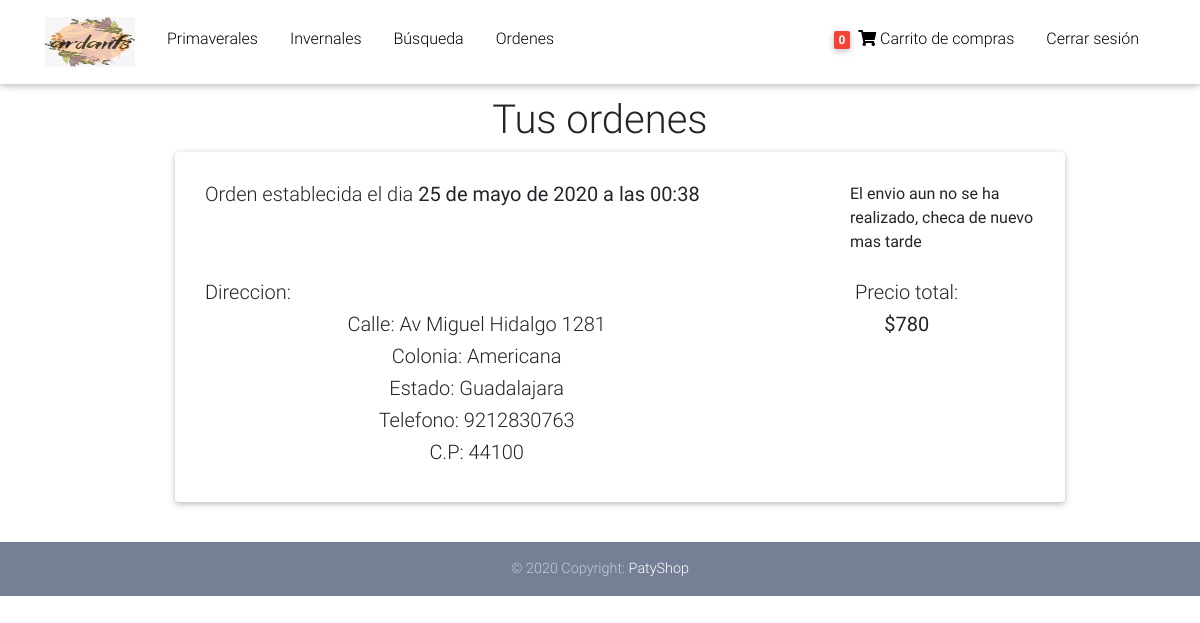
Page /myorders/ (signed in) on the earlier database version.
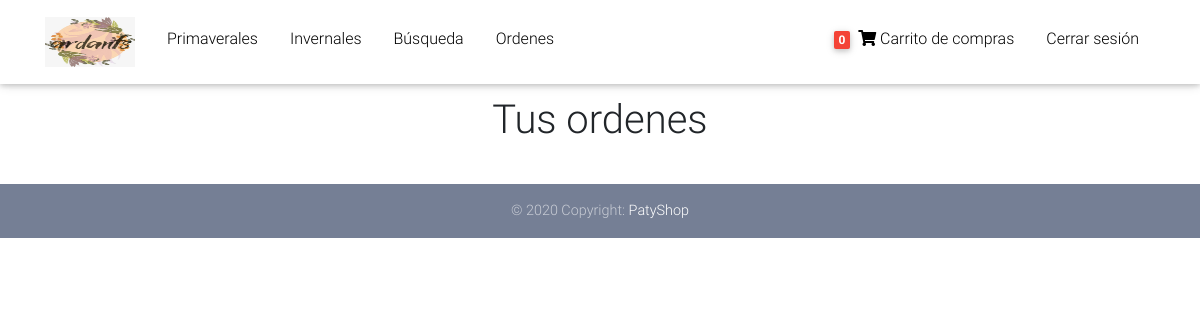
Same page on the later database version.
### core/models.py (models this page shows, shortened)
class Order(models.Model):
    user = models.ForeignKey(settings.AUTH_USER_MODEL, on_delete= models.CASCADE)
    ref_code = models.CharField(max_length=30)
    ordered = models.BooleanField(default=False)
    items = models.ManyToManyField(OrderItem)
    start_date = models.DateTimeField(auto_now= True)
    ordered_date = models.DateTimeField()
    shipping_address = models.ForeignKey('Address', related_name="shipping_address" ,on_delete=models.CASCADE, blank = True, null = True)
    payment = models.ForeignKey('Payment', on_delete=models.CASCADE, blank = True, null = True)
    sent_price = models.IntegerField(blank = True, null = True)
    sent = models.BooleanField(default=False)
    def get_total(self):
        total = 0
        for order_item in self.items.all():
            total += order_item.get_final_price()
        return total

class Address(models.Model):
    user = models.ForeignKey(settings.AUTH_USER_MODEL, on_delete=models.CASCADE, verbose_name = "Cliente")
    street_address = models.CharField(max_length = 100, verbose_name = "Calle")
    suburb = models.CharField(max_length = 100 , verbose_name ="Colonia")
    phone_number = models.CharField(max_length = 10, verbose_name = "Telefono")
    state = models.CharField( max_length = 30, verbose_name = "estado")
    zip = models.CharField(max_length = 6, verbose_name = "Codigo Postal")
    default = models.BooleanField(default = False)
    class Meta:
        verbose_name_plural = "Direcciones"

class OrderItem(models.Model):
    item = models.ForeignKey(Item, on_delete= models.CASCADE)
    quantity = models.IntegerField(default= 1)
    user = models.ForeignKey(settings.AUTH_USER_MODEL, on_delete= models.CASCADE, blank = True, null = True)
    ordered = models.BooleanField(default=False)
    def get_total_item_price(self):
        return self.quantity * self.item.price
    def get_final_price(self):
        if self.item.discount_price:
            return self.get_total_discount_item_price()
        return self.get_total_item_price()

class Item(models.Model):
    title = models.CharField(max_length = 100, verbose_name = "Nombre del articulo")
    price = models.FloatField(verbose_name = "Precio")
    discount_price = models.FloatField(blank=True, null=True, verbose_name = "Precio de descuento")
    category = models.CharField(choices=CATEGORY_CHOICES, max_length = 2, verbose_name = "Categorias")
    label = models.CharField(choices=LABEL_CHOICES, max_length = 2, verbose_name = "Nuevo o en oferta?")
    slug = models.SlugField(verbose_name = "Link")
    description = models.TextField(verbose_name = "Descripcion")
    image = models.ImageField(blank = True, null = True)
    image2 = models.ImageField(blank = True, null = True)
    image3 = models.ImageField(blank = True, null = True)
    stock = models.IntegerField(default = 1, verbose_name = "En bodega")
    class Meta:
        verbose_name = "Producto"
        verbose_name_plural = "Productos"

### core/views.py (the view)
# urls.py: path('myorders/', MyOrders.as_view(), name="my-orders"),
class MyOrders(LoginRequiredMixin, ListView):
    model = Order
    template_name = "my-orders.html"
    def get_queryset(self):
          return Order.objects.filter(user = self.request.user, ordered = True)

### core/templatetags/cart_template_cart.py (called while the page is built)
@register.filter
def cart_item_count(user):
    if user.is_authenticated:
        qs = Order.objects.filter(user = user, ordered = False)
        if qs.exists():
            return qs[0].items.count()
    return 0

### templates/my-orders.html
{% extends 'base.html' %}
{% block content %}
  <div style="width: 100vw; display: flex; justify-content: center; align-content: center;">
    <div class="row" style="width: 80%;">
      <div class="col-md-12">
          <h1 style="text-align: center;">Tus ordenes</h1>
          <ul style="list-style: none;">
              {% for order in object_list %}
              <li>
                <div class="card" style="padding:30px">
                    <div class="row" style="margin-bottom: 10px;">
                      <div class="col-md-9">
                        <h5 class="card-title">Orden establecida el dia <strong>{{order.ordered_date}}</strong></h5>
                      </div>
                      <div class="col-md-3">
                        {% if order.sent %}
                          <p>Producto enviado</p>
                          <p>{{order.ref_code}}</p>
                        {% else %}
                          <p>El envio aun no se ha realizado, checa de nuevo mas tarde</p>
                        {% endif %}
                      </div>
                    </div>
                    <div class="row">
                      <div class="col-md-8">
                        <h5>Direccion:</h5>
                        <div style="text-align: center;">
                          <h5>Calle: {{order.shipping_address.street_address}}</h5>
                          <h5>Colonia: {{order.shipping_address.suburb}}</h5>
                          <h5>Estado: {{order.shipping_address.state}}</h5>
                          <h5>Telefono: {{order.shipping_address.phone_number}}</h5>
                          <h5>C.P: {{order.shipping_address.zip}}</h5>
                        </div>
                      </div>
                      <div class="col-md-4">
                        <h5 style="text-align: center;">Precio total:</h5>
                        <h5 style="text-align: center;"> <strong>${{order.get_total|add:order.sent_price}}</strong></h5>
                      </div>
                    </div>
                </div>
              </li>
              {% endfor %}
          </ul>
      </div>
  </div>
{% endblock %}

Differences in the rows shown:
removed Order: ordered_date "25 de mayo de 2020 a las 00:38", shows "El envio aun no se ha realizado, checa de nuevo mas tarde", shipping_address.street_address "Av Miguel Hidalgo 1281", shipping_address.suburb "Americana", shipping_address.state "Guadalajara", shipping_address.phone_number "9212830763", shipping_address.zip "44100", get_total|add "780"
